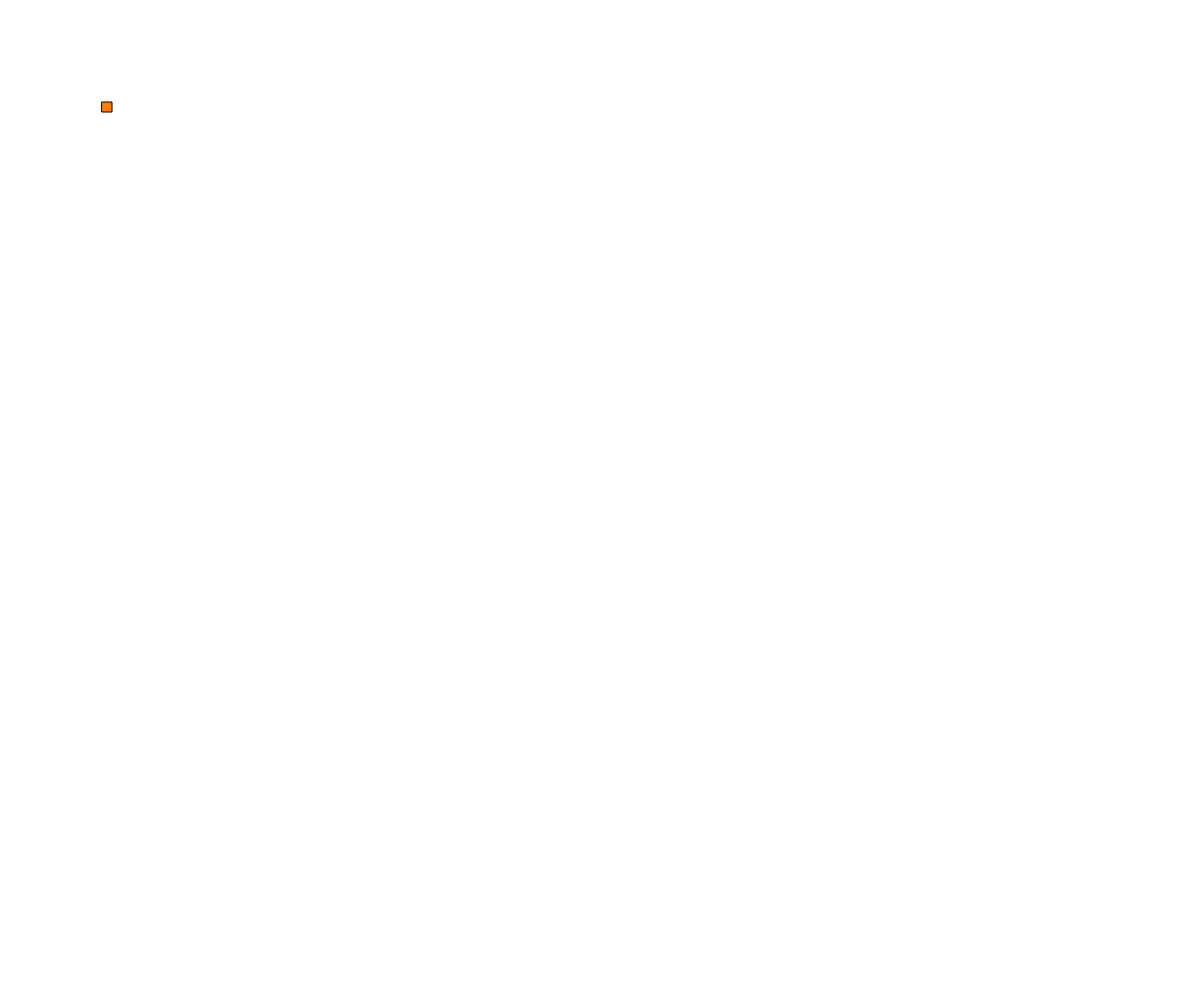
Frame 1 (no input)
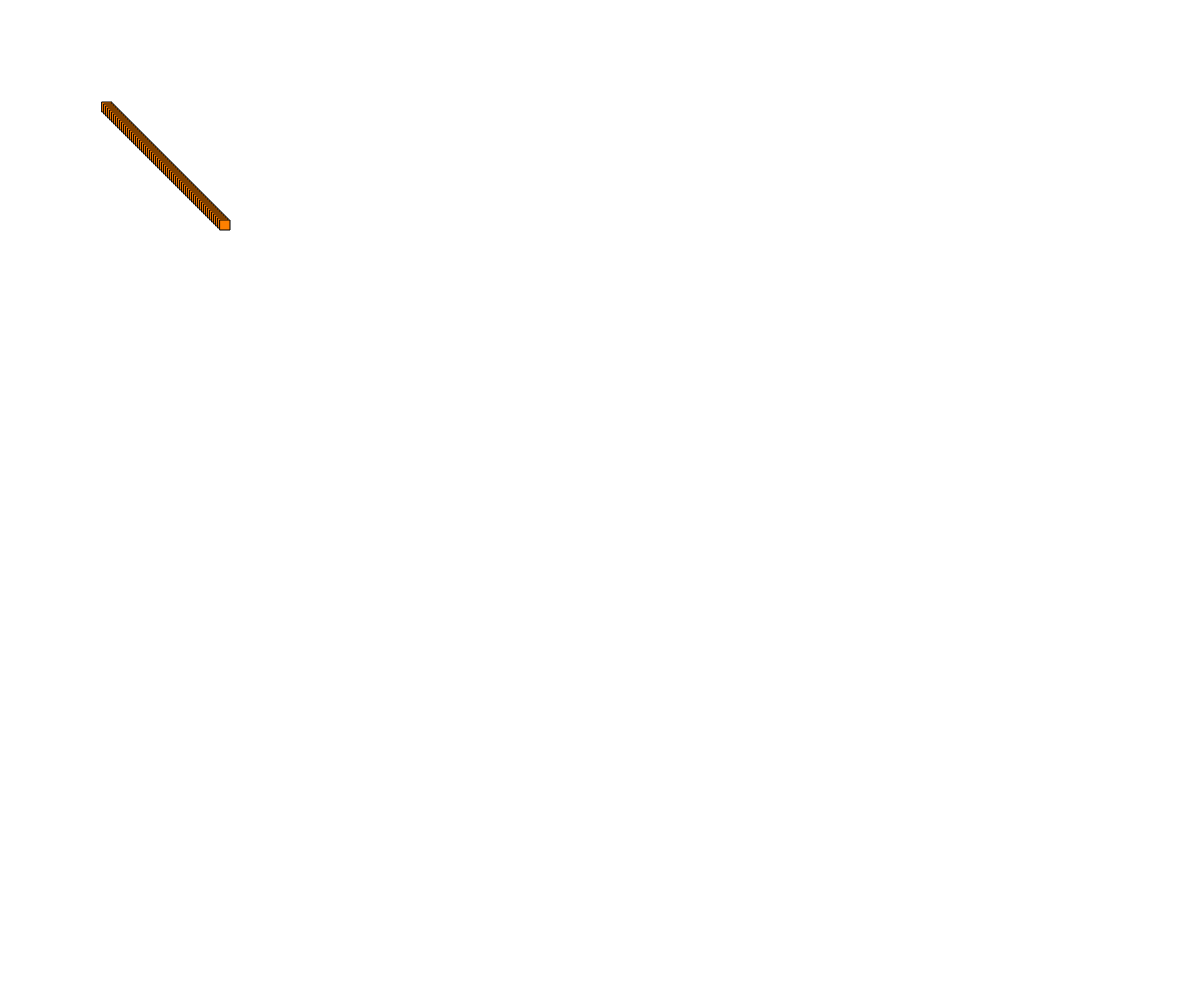
Frame 60 (no input)
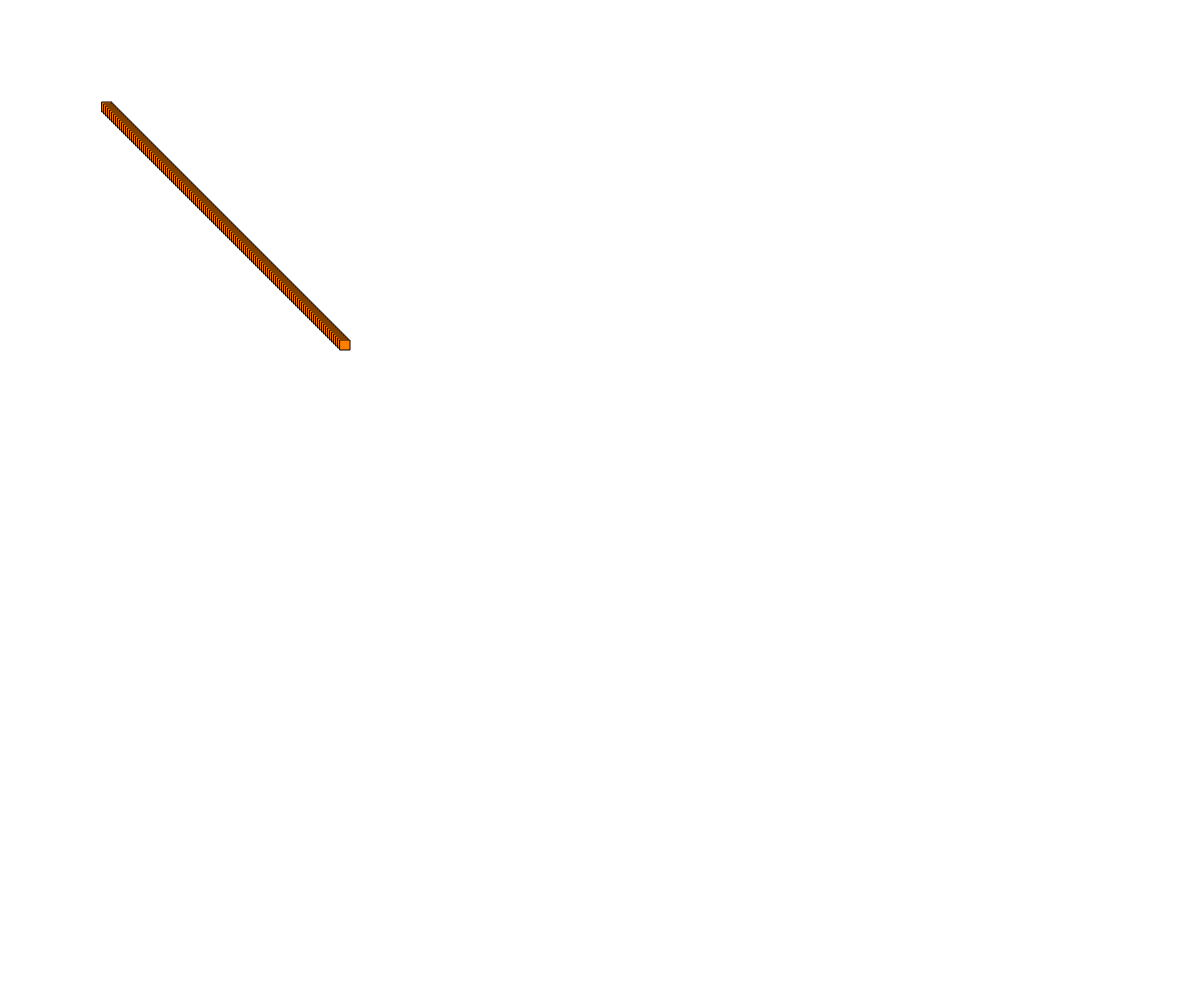
Frame 120 (the mouse pressed at the canvas centre since frame 60)

The p5.js sketch that drew these frames (run headless with seeded random() and noise() and a simulated clock; from frame 60 on, the mouse is pressed at the canvas centre):

// p5.js sketch
// ── sketch.js
// Object Demo
// Your Name
// Date
//
// Extra for Experts:
// - describe what you did to take this project "above and beyond"

let myMover;
let movers = [];

function setup() {
  createCanvas(windowWidth, windowHeight);
  myMover = new Mover(100, 100);


}
function draw() {
  //background(255);
  myMover.move();
  myMover.display();
  for (let i = 0; i < movers.length; i++) {
    push();
    //rotate(radians(random(360)));
    movers[i].move();
    movers[i].display();
    pop();
  }
}

function mouseClicked() {

  movers.push(new Mover(mouseX, mouseY));
}

class Mover {
  constructor(x, y) {
    //constructor func is called once only
    //when an object is made
    this.x = x;
    this.y = y;
    this.xSpeed = 2;
    this.ySpeed = 2;
    this.color = map(x, 0, width, 0, 360);
  }

  // Class Functions - all the "things" and object can do
  display() {
    colorMode(HSB, 360);
    //noStroke();
    fill(this.color, 360, 360);
    //ellipse(this.x, this.y, 10, 10);
    rect(this.x, this.y, 10, 10);
  }

  move() {
    this.x += this.xSpeed;
    this.y += this.ySpeed;
    if (this.x < 0 || this.x > width) {
      rotate(radians(random(360)));
      this.xSpeed *= -1;
    }
    if (this.y < 0 || this.y > height) {
      rotate(radians(random(360)));
      this.ySpeed *= -1;
    }
  }

}
